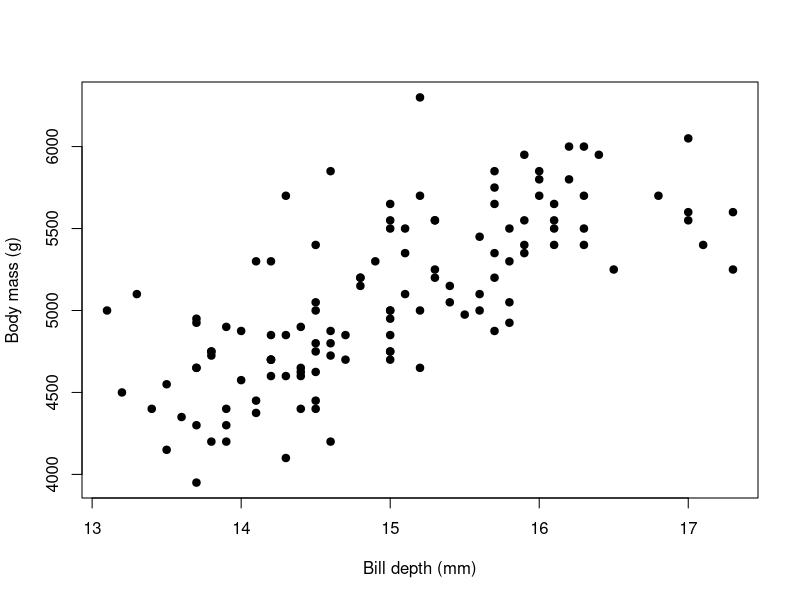
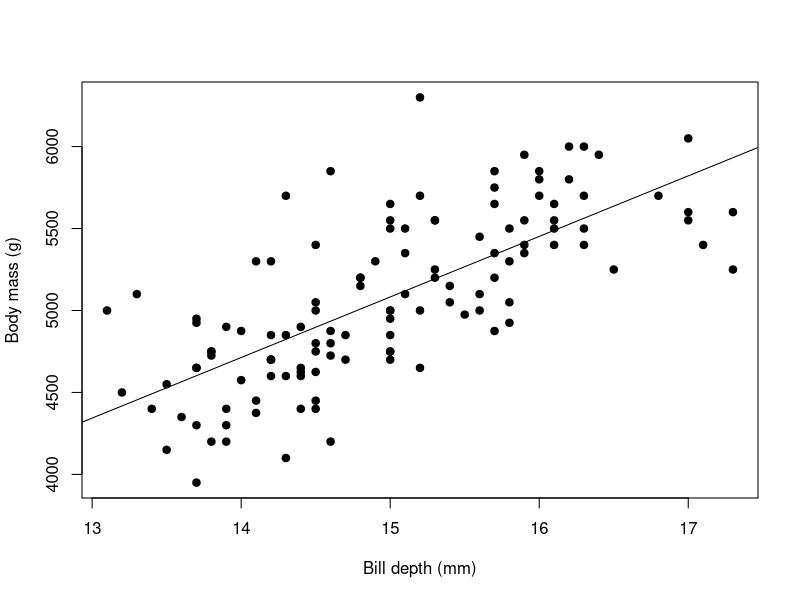
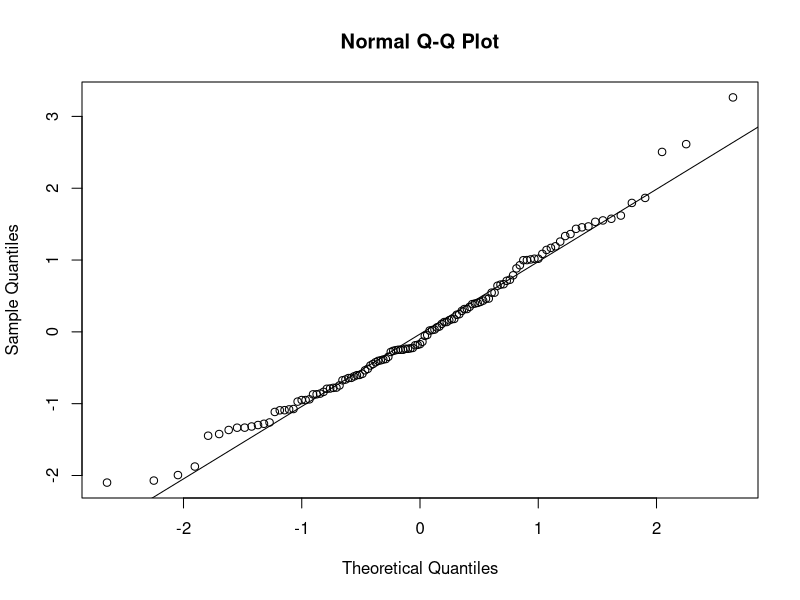

The R source for these figures, in order:
install.packages("palmerpenguins")
library(palmerpenguins)

gentoo <- penguins[penguins$species == "Gentoo",]

plot(gentoo$bill_depth_mm, gentoo$body_mass_g,
     pch=19, xlab="Bill depth (mm)",
     ylab="Body mass (g)")

# ordinary least squares regression
# lm(y ~ x)
penguin.mod <- lm(gentoo$body_mass_g ~ gentoo$bill_depth_mm)
summary(penguin.mod)

plot(gentoo$bill_depth_mm, gentoo$body_mass_g,
     pch=19, xlab="Bill depth (mm)",
     ylab="Body mass (g)")

abline(penguin.mod)


penguin.res <- rstandard(penguin.mod)
summary(penguin.mod)

qqnorm(penguin.res)
qqline(penguin.res)
shapiro.test(penguin.res)

